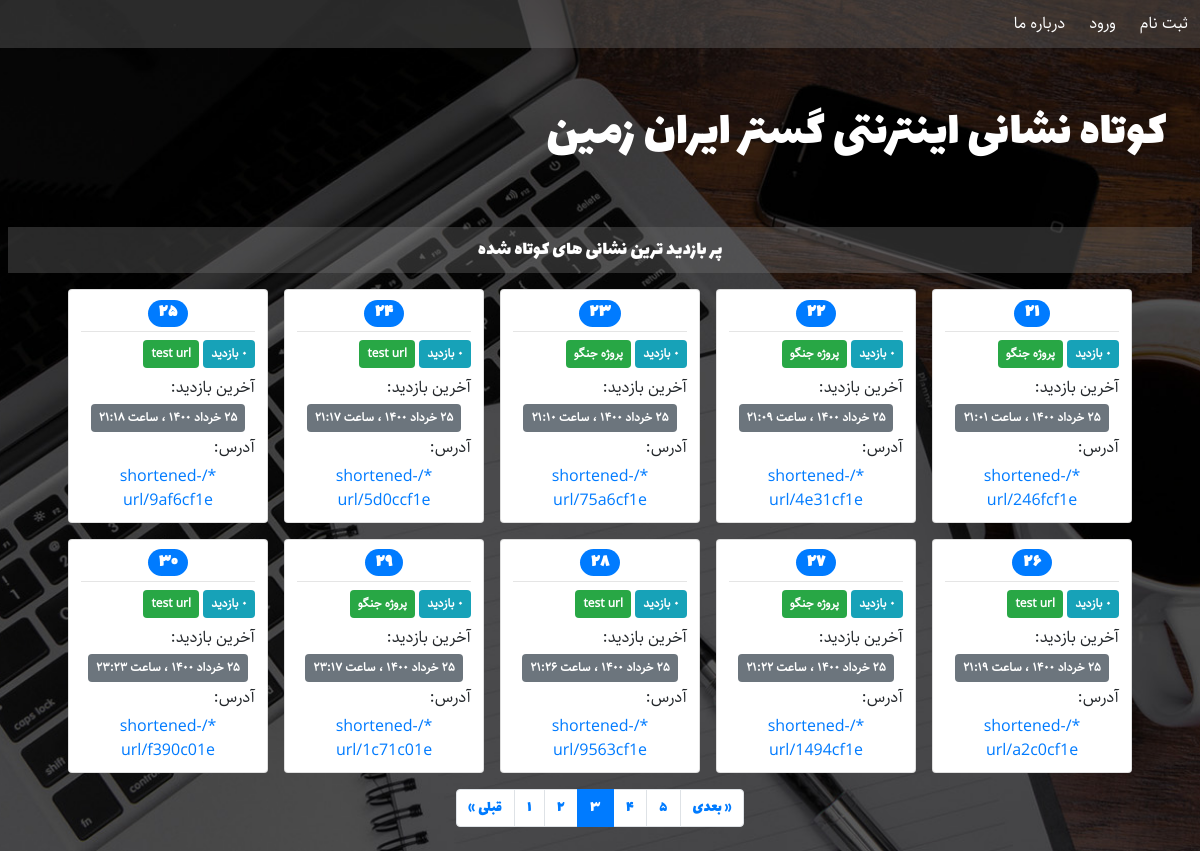
/?page=3, run on the app's committed database.
### URLshortener/models.py (models this page shows, shortened)
class URL(models.Model):
    label = models.CharField(blank=True, max_length=30, verbose_name='عنوان')
    address = models.URLField(max_length=512, verbose_name='نشانی اینترنتی')
    slug = models.SlugField(max_length=8, unique=True, verbose_name='اسلاگ')
    visits = models.PositiveIntegerField(default=0, verbose_name='تعداد بازدید ها')
    created = models.DateTimeField(auto_now_add=True, verbose_name='تاریخ ایجاد')
    last_visit = models.DateTimeField(default=timezone.now, verbose_name='آخرین بازدید')
    author = models.ForeignKey(User, on_delete=models.CASCADE, related_name='urls',
                               verbose_name='ایجاد کننده')
    def last_visit_jalali(self):
        return datetime_to_jalali_str(self.last_visit)
    last_visit_jalali.short_description = 'آخرین بازدید'
    def created_jalali(self):
        return datetime_to_jalali_str(self.created)
    created_jalali.short_description = 'تاریخ ایجاد'
    def __str__(self):
        host = settings.ALLOWED_HOSTS[0] if settings.ALLOWED_HOSTS else 'localhost:8000'
        return '{}/shortened-url/{}'.format(host, self.slug)
    class Meta:
        verbose_name = 'نشانی اینترنتی'
        verbose_name_plural = 'نشانی های اینترنتی'

### URLshortener/views.py (the view)
# urls.py: path('', views.HomeView.as_view(), name='home'),
class HomeView(ListView):
    queryset = URL.objects.order_by('-visits')
    paginate_by = 10
    template_name = 'URLshortener/home.html'

### URLshortener/templatetags/custom_filters.py (called while the page is built)
@register.filter
@stringfilter
def to_persian(string):
    return numbers_to_persian(string)

### URLshortener/templatetags/custom_tags.py (called while the page is built)
@register.inclusion_tag('URLshortener/paginator.html')
def paginator(page):
    return {
        'page': page,
    }

@register.inclusion_tag('URLshortener/url_cards.html')
def url_cards(page):
    return {
        'page': page,
    }

### extensions/jalali.py (called while the page is built)
    def persian_tuple(self):
        return self.persian_year, self.persian_month, self.persian_day

### extensions/time_utils.py (called while the page is built)
def numbers_to_persian(string):
    en_to_fa = {
        '0': '۰',
        '1': '۱',
        '2': '۲',
        '3': '۳',
        '4': '۴',
        '5': '۵',
        '6': '۶',
        '7': '۷',
        '8': '۸',
        '9': '۹',
    }
    for en, fa in en_to_fa.items():
        string = string.replace(en, fa)
    return string

def datetime_to_jalali_str(time):
    jalali_month = (
        'فروردین',
        'اردیبهشت',
        'خرداد',
        'تیر',
        'مرداد',
        'شهریور',
        'مهر',
        'آبان',
        'آذر',
        'دی',
        'بهمن',
        'اسفند'
    )
    time = timezone.localtime(time)
    year, month, day = jalali.Gregorian(time.year, time.month, time.day).persian_tuple()
    jalali_to_str = '{} {} {} ، ساعت {:02d}:{:02d}'.format(
        day,
        jalali_month[month-1],
        year,
        time.hour,
        time.minute
    )
    return numbers_to_persian(jalali_to_str)

### templates/URLshortener/home.html (shortened to what this page needs)
{% extends 'URLshortener/base.html' %}
{% load static %}
{% load custom_filters %}
{% load custom_tags %}
{% block head %}
	<link rel='stylesheet' href="{% static 'URLshortener/css/home.css' %}">
{% endblock %}
{% block header %}
	<nav class='navbar navbar-expand-sm navbar-dark p-0'>
		<div class="collapse navbar-collapse" id="collapsibleNavbar">
			<ul class="navbar-nav text-center p-0 m-0">
			{% if user.is_authenticated %}
				<li class="nav-item p-1 text-center">
					<a class="nav-link" href="{% url 'URLshortener:dashboard' %}">پنل کاربری</a>
				</li>
				<li class="nav-item p-1 text-center">
					<a class="nav-link" href="{% url 'URLshortener:add-url' %}">کوتاه کردن نشانی</a>
				</li>
				<li class="nav-item p-1 text-center">
					<a class="nav-link" href="{% url 'auth_logout' %}?next=/">خروج</a>
				</li>
			{% else %}
				<li class="nav-item p-1 text-center">
					<a class="nav-link" href="{% url 'registration_register' %}">ثبت نام</a>
				</li>
				<li class="nav-item p-1 text-center">
					<a class="nav-link" href="{% url 'auth_login' %}">ورود</a>
				</li>
			{% endif %}
				<li class="nav-item p-1 text-center">
					<a class="nav-link" href="{% url 'URLshortener:about-us' %}">درباره ما</a>
				</li>
			</ul>
		</div>
	</nav>
	<div class='row container-fluid text-right p-5 text-white header-title'>
		کوتاه نشانی اینترنتی گستر ایران زمین
	</div>
{% endblock %}
{% block main %}
	<div class='container-fluid p-2'>
		<div class='container-fluid text-center text-white p-2 main-title'>پر بازدید ترین نشانی های کوتاه شده</div>
		<div class='container'>
			{% if page_obj %}
				{% url_cards page_obj %}
			{% else %}
				<div class='alert alert-info text-right p-2 m-2 mx-auto'>
					هنوز هیچ نشانی ای اضافه نشده است!
				</div>
			{% endif %}
			{% if is_paginated %}
				{% paginator page_obj %}
			{% endif %}
		</div>
	</div>
{% endblock %}

### templates/URLshortener/url_cards.html (shortened to what this page needs)
{% load custom_filters %}
<div class='container-fluid m-0 p-2 d-flex flex-row flex-wrap justify-content-center cards-div'>
    {% for short_url in page %}
    <div class='card text-right m-2 p-2 url-card'>
        <h4 class='text-center p-0 m-0 url-number'>
            <span class='badge badge-pill badge-primary'>
                {{ forloop.counter0|add:page.start_index|to_persian }}
            </span>
        </h4>
        <hr class='m-1'>
        <div class='p-1'>
            <span class='badge badge-info p-2'>{{ short_url.visits|to_persian }} بازدید</span>
            <span class='badge badge-success p-2'>{{ short_url.label }}</span>
        </div>
        <div class='p-1'>آخرین بازدید:</div>
        <div class='text-center'>
            <span class='badge badge-secondary p-2'>{{ short_url.last_visit_jalali }}</span>
        </div>
        <div class='p-1'>آدرس:</div>
        <a class='btn btn-link d-block p-0' href="{% url 'URLshortener:shortened-url' short_url.slug %}">
            {{ short_url }}
        </a>
    </div>
    {% endfor %}
</div>

### static/URLshortener/css/base.css (style rules this page uses)
body { direction: rtl; font-family: Lalezar; background-image: url('../images/site_bg.jpg'); background-size: cover; background-repeat: no-repeat; background-position: center; min-height: 100vh; }
.cards-div { font-family: Sahel; }
.url-card { max-width: 200px; }
.url-number { font-family: Lalezar; }

### static/URLshortener/css/home.css (style rules this page uses)
nav { font-family: Sahel; background-color: #77777757; }
nav a.nav-link { color: white !important; }
.header-title { font-family: Lalezar; font-size: 50px; }
.main-title { font-size: 20px; background-color: #77777757; }

### data on the page
URL: visits|to_persian "۰", label "پروژه جنگو", last_visit_jalali "۲۵ خرداد ۱۴۰۰ ، ساعت ۲۱:۰۱", slug "*/shortened-url/246fcf1e"
URL: visits|to_persian "۰", label "پروژه جنگو", last_visit_jalali "۲۵ خرداد ۱۴۰۰ ، ساعت ۲۱:۰۹", slug "*/shortened-url/4e31cf1e"
URL: visits|to_persian "۰", label "پروژه جنگو", last_visit_jalali "۲۵ خرداد ۱۴۰۰ ، ساعت ۲۱:۱۰", slug "*/shortened-url/75a6cf1e"
URL: visits|to_persian "۰", label "test url", last_visit_jalali "۲۵ خرداد ۱۴۰۰ ، ساعت ۲۱:۱۷", slug "*/shortened-url/5d0ccf1e"
URL: visits|to_persian "۰", label "test url", last_visit_jalali "۲۵ خرداد ۱۴۰۰ ، ساعت ۲۱:۱۸", slug "*/shortened-url/9af6cf1e"
URL: visits|to_persian "۰", label "test url", last_visit_jalali "۲۵ خرداد ۱۴۰۰ ، ساعت ۲۱:۱۹", slug "*/shortened-url/a2c0cf1e"
URL: visits|to_persian "۰", label "پروژه جنگو", last_visit_jalali "۲۵ خرداد ۱۴۰۰ ، ساعت ۲۱:۲۲", slug "*/shortened-url/1494cf1e"
URL: visits|to_persian "۰", label "test url", last_visit_jalali "۲۵ خرداد ۱۴۰۰ ، ساعت ۲۱:۲۶", slug "*/shortened-url/9563cf1e"
URL: visits|to_persian "۰", label "پروژه جنگو", last_visit_jalali "۲۵ خرداد ۱۴۰۰ ، ساعت ۲۳:۱۷", slug "*/shortened-url/1c71c01e"
URL: visits|to_persian "۰", label "test url", last_visit_jalali "۲۵ خرداد ۱۴۰۰ ، ساعت ۲۳:۲۳", slug "*/shortened-url/f390c01e"

### other printed values
{{ i|to_persian }} "۱" "۲" "۴" "۵"
{{ i|to_persian }} "۳"
